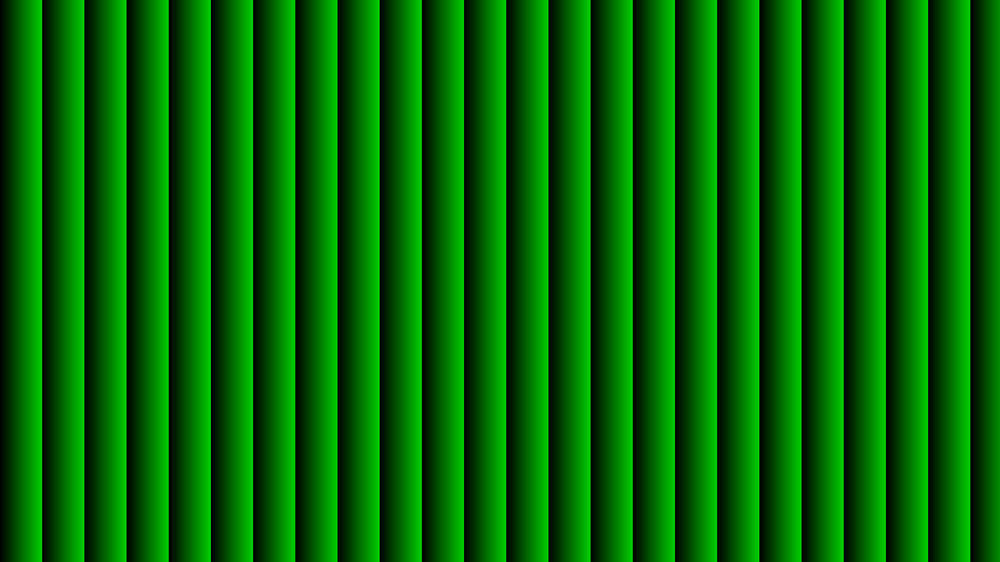
#> input picture RGBScript_shift both/G(blazed)_p81.png, 1000 x 562 px, shrunk from 1920 x 1080 before the run, found by its file name
$ python Merge_G_blybi.py
#> lines starting #> are read from the running program, lines starting #| are printed output that depends on the picture
# -*- coding: utf-8 -*-
"""
Created on Wed Feb 14 11:28:11 2024

@author: SG
"""

from PIL import Image
import numpy as np
import matplotlib.pyplot as plt

im_rh=plt.imread("C:/Users/Laboratorio/MakeHologram/RGBScript_shift both/G(blazed)_p81.png")
#> im_rh is the input picture: shape (562, 1000, 3) float32; mean R, G, B 0, 0.399, 0
# im_gh=plt.imread("Green(H)_p54.png")
im_bh=plt.imread("C:/Users/Laboratorio/MakeHologram/RGBScript_shift both/G(blazed)V_p640.png")
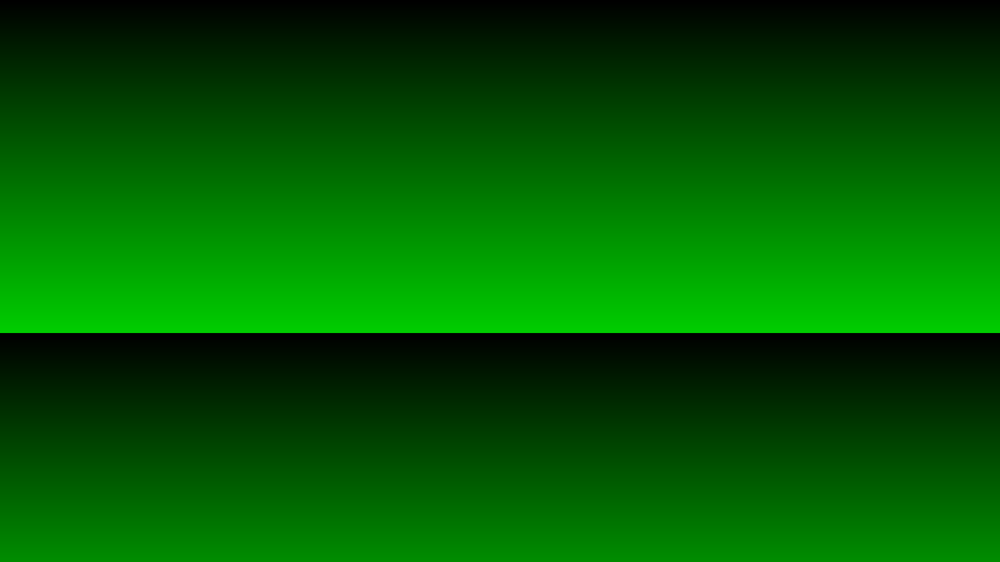
#> input picture RGBScript_shift both/G(blazed)V_p640.png, 1000 x 562 px, shrunk from 1920 x 1080 before the run, found by its file name
#> im_bh is the input picture: shape (562, 1000, 3) float32; mean R, G, B 0, 0.35, 0

im_rb=plt.imread("C:/Users/Laboratorio/MakeHologram/RGBScript_shift both/Green_tri_150(V)_p54.png")
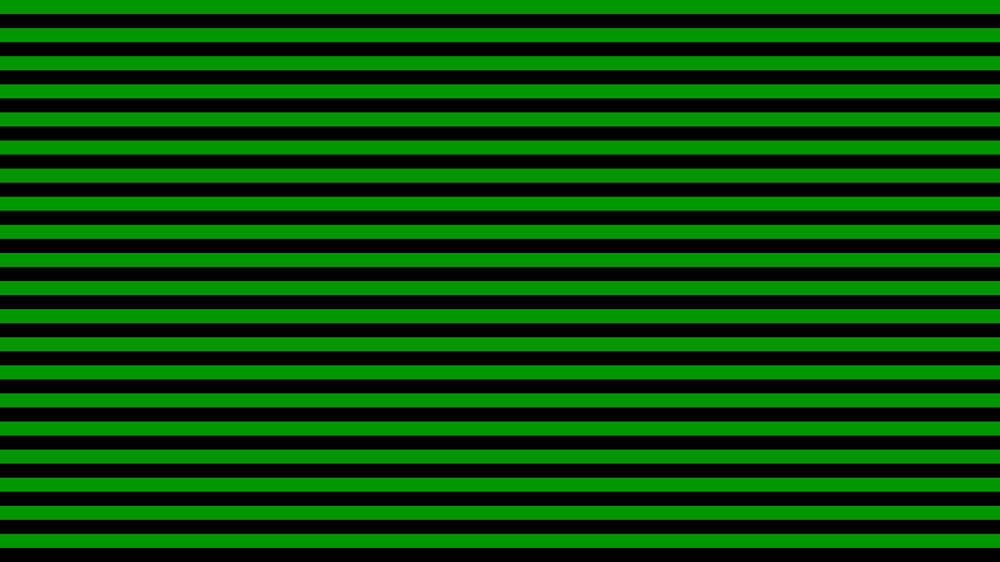
#> input picture RGBScript_shift both/Green_tri_150(V)_p54.png, 1000 x 562 px, shrunk from 1920 x 1080 before the run, found by its file name
#> im_rb is the input picture: shape (562, 1000, 3) float32; mean R, G, B 0, 0.297, 0
# im_shift=plt.imread("C:/Users/Laboratorio/MakeHologram/RGBScript_shift both/G(blazed)_p108.png")

im_rh_array = np.array(im_rh)*255 # blazed_h
im_bh_array = np.array(im_bh)*255 # blazed_v
# im_shift_array= np.array(im_shift)*255 # extra shift h

im_m = np.zeros_like(im_rh_array)
im_m[:,:,1]=im_rh_array[:,:,1]+im_bh_array[:,:,1]#+im_shift_array[:,:,1]
im_check=im_m[:,:,1] #!!!!!!!!!!!
im_check_h=im_rh_array[:,:,1]
im_check_v=im_bh_array[:,:,1]
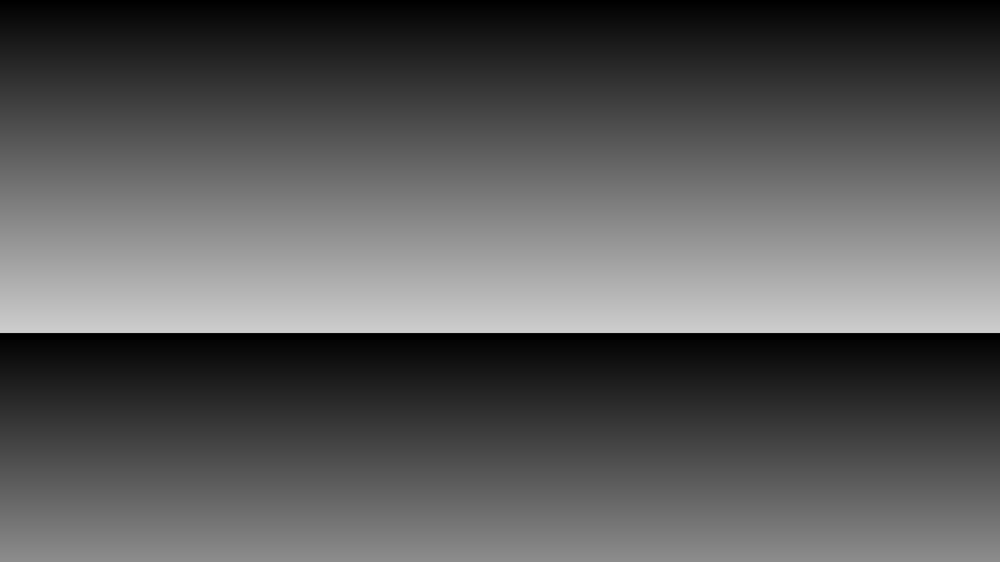
#> im_check_v: shape (562, 1000) float32; min 0, max 207, mean 89.2
im_int=im_check.astype(int)
# im_mod=(im_m/510)*255
# im_mod=im_mod.astype(np.uint8)

im_new_array = np.zeros_like(im_rh_array)
im_new_array[:,:,1] = im_int
im_new_array = im_new_array.astype(np.uint8)
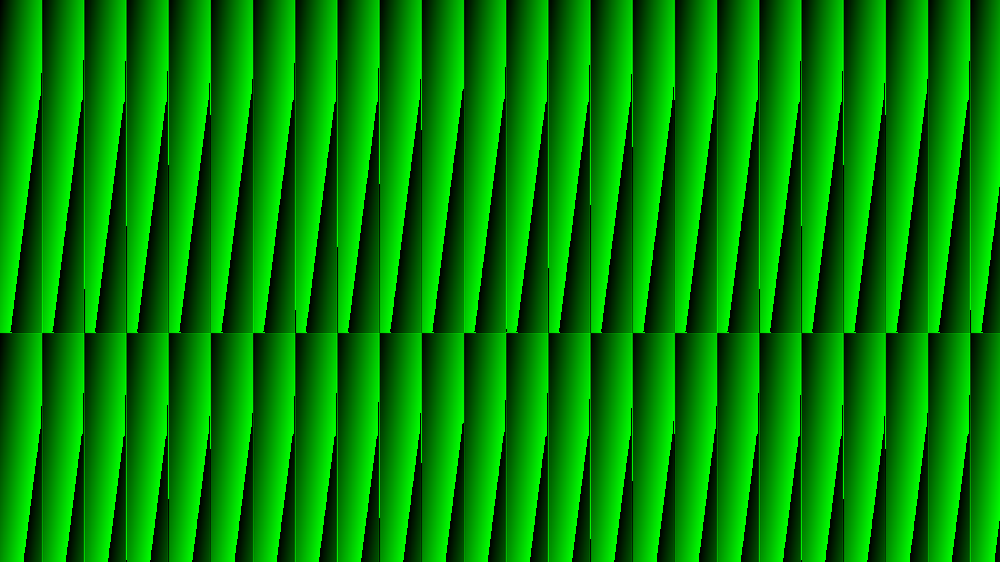
#> im_new_array: shape (562, 1000, 3); mean of channels 0, 1, 2 0, 134.2, 0; drawn as R, G, B

im_new = Image.fromarray(im_new_array)
# im_compare=Image.fromarray(im_mod)
im_new.save('RGB_G_bl2.png')

# plt.imshow(im_new_array)
im_new.show()

im_rb_array = np.array(im_rb)*255
im_m_3 = np.zeros_like(im_rh_array)
im_m_3[:,:,1]=im_rh_array[:,:,1]+im_bh_array[:,:,1]+im_rb_array[:,:,1]#+im_shift_array[:,:,1]
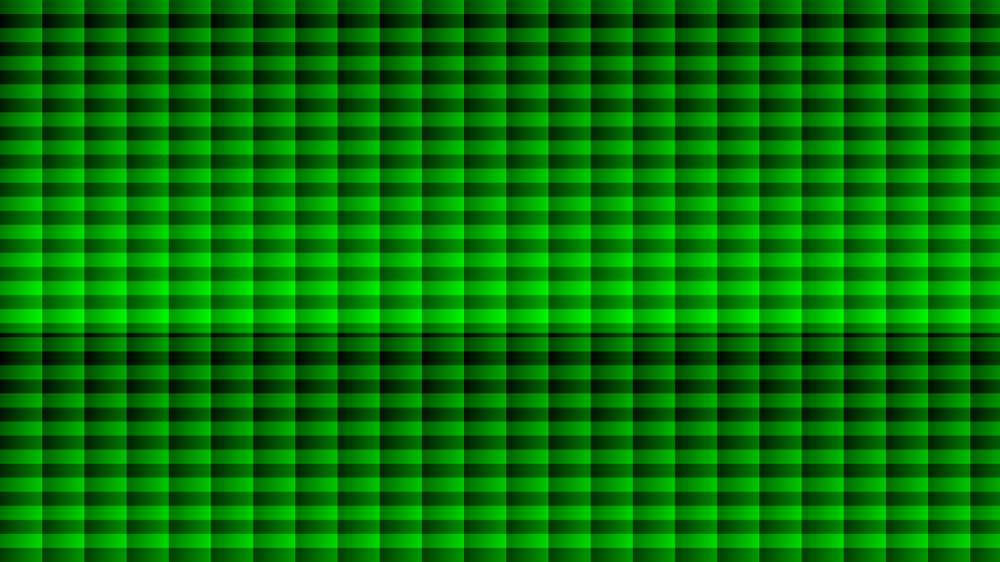
#> im_m_3: shape (562, 1000, 3) float32; mean R, G, B 0, 266.3, 0; drawn with min black and max white
im_check_3=im_m_3[:,:,1]
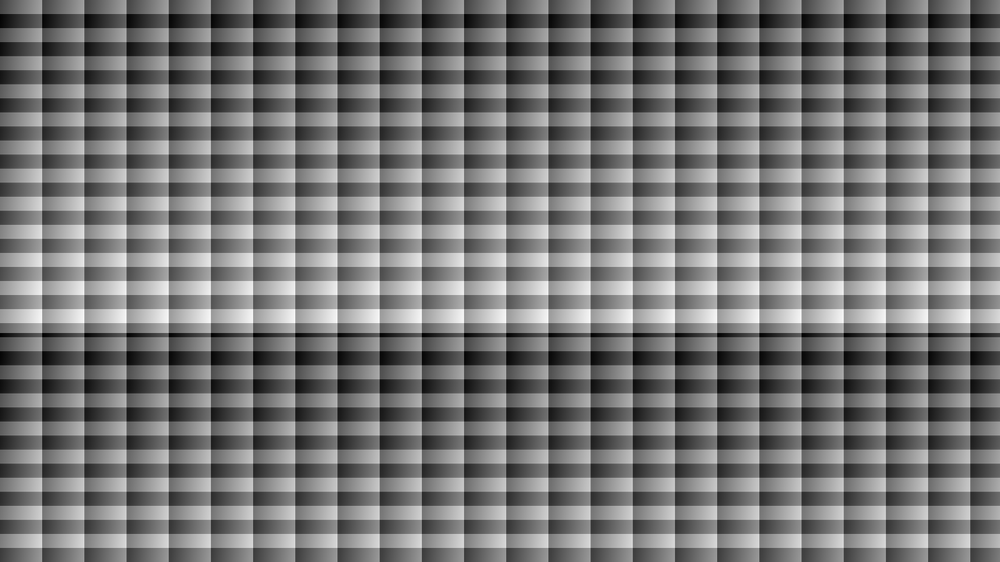
#> im_check_3: shape (562, 1000) float32; min 0, max 572, mean 266.5; drawn with min black and max white
im_int_3=im_check_3.astype(int)

im_new_arr_3 = np.zeros_like(im_rh_array)
im_new_arr_3[:,:,1] = im_int_3
im_new_arr_3=im_new_arr_3.astype(np.uint8)
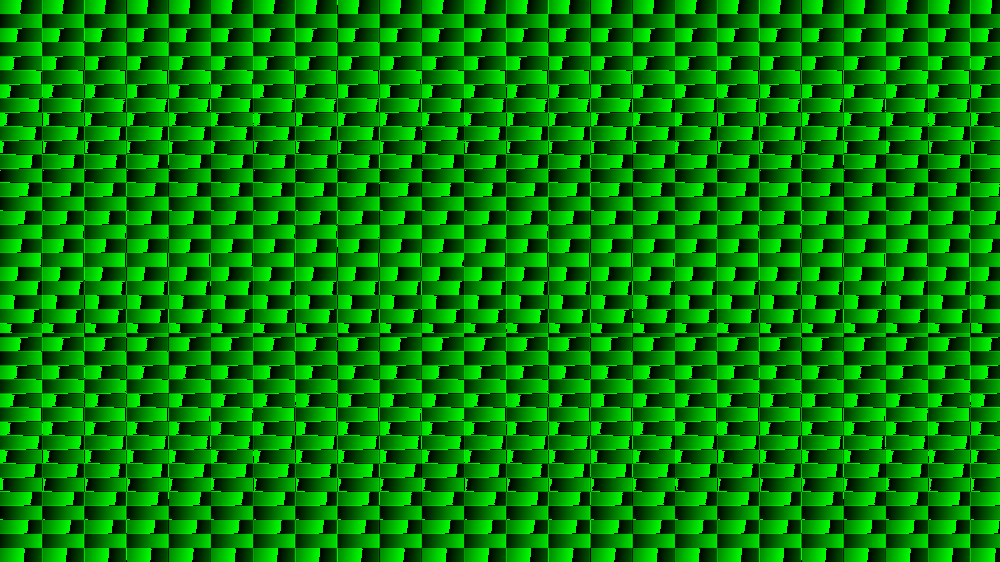
#> im_new_arr_3: shape (562, 1000, 3); mean of channels 0, 1, 2 0, 128.1, 0; drawn as R, G, B

im_new_3 = Image.fromarray(im_new_arr_3)
im_new_3.save('RGB_G_bl2_tri.png')

im_new_3.show()
